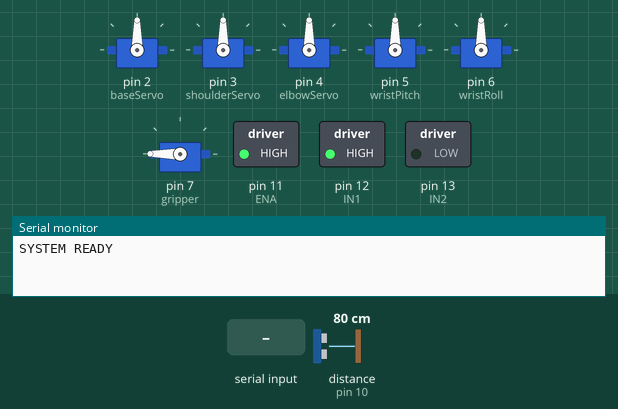
Simulated run of this sketch. Board: Arduino Uno, built with avr-gcc and run on an emulated ATmega328P. Parts: 6 × servo, switched loads named in the sketch (green lamp = pin HIGH), the last lines printed to the serial monitor. Wiring (inferred from the names in the program): ultrasonic range finder: trigger pin 9; echo pin 10. The inputs (shaded band) are chosen by the test bench; at power-on: distance to the obstacle (sensor on pin 10) 80 cm. The echo pulse lasts 58.3 µs per cm; pins used as bus, display or sensor lines are not drawn.

Above: at 2.8 s.
2.9 s: "PICK:1\n" received over Serial
At 3.36 s:
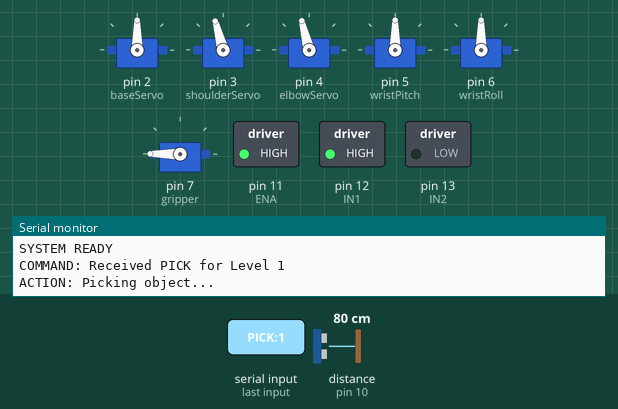
14.9 s: "RESUME\n" received over Serial
17.5 s: distance to the obstacle (sensor on pin 10) set to 12 cm
19.5 s: distance to the obstacle (sensor on pin 10) set to 9 cm
At 20.9 s:
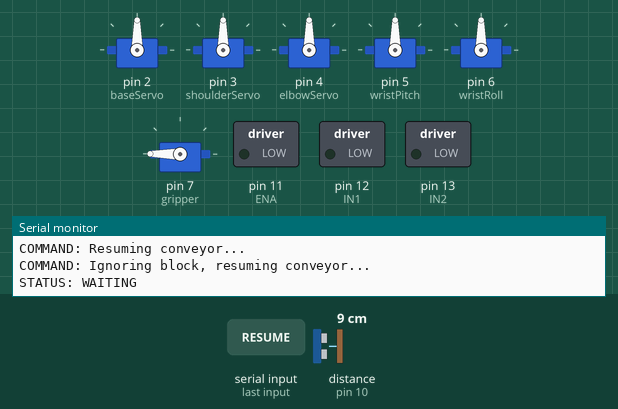
21.3 s: "PICK:150\n" received over Serial
At 23.35 s:
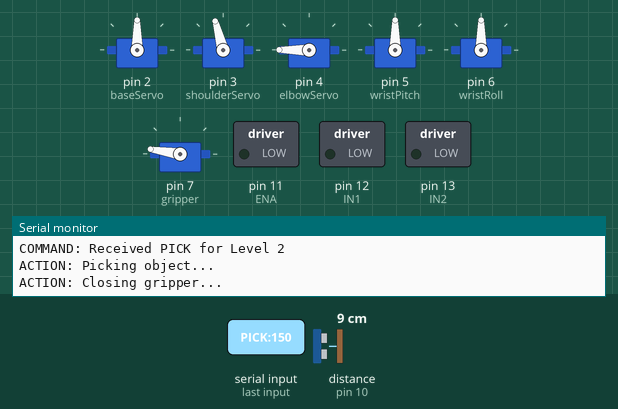
Timing chart, 0 to 27.3 s (numbered marks = the images above; inputs shaded):
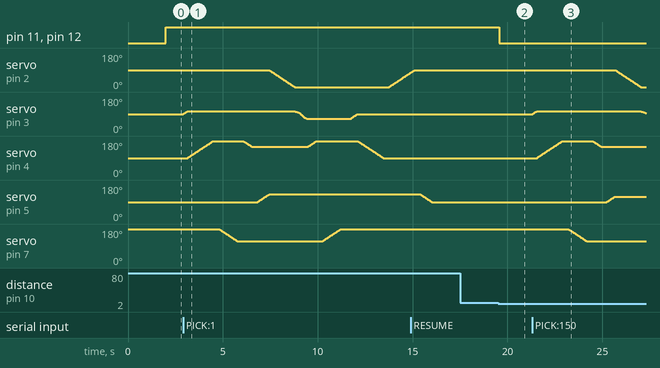

Measured:
- the behaviour switches between 11 and 10 cm on distance to the obstacle (sensor on pin 10) (found by bisection; images 1 and 2)
- after the input at 17.5 s, every drawn part: stays the same
- after the input at 19.5 s, pin 11 (ENA), pin 12 (IN1): HIGH → LOW after 0.08 s
- after the input at 21.3 s, servo on pin 2 (baseServo): moves from 90° to 0° over 1.3 s, starting after 4.4 s; servo on pin 3 (shoulderServo): rises from 90° to 105° in 0.21 s, then falls to 95° in 5.8 s

The sketch:

orderpicking.ino
```cpp
#include <Servo.h>

// -------- ULTRASONIC --------
const int trigPin = 9;
const int echoPin = 10;

// -------- L298N --------
const int IN1 = 12;
const int IN2 = 13;
const int ENA = 11;

// -------- HARDWARE SETTINGS --------
const int thresholdDistance = 10;      // Trigger distance in cm
const int motorSpeed        = 255;
const int stepDelay         = 15;      // ms per standard servo step
const int COOLDOWN_MS       = 2000;    // ms before re-triggering
const int REQUIRED_DETECTS  = 3;       // Hits needed to confirm object
const int WARMUP_CYCLES     = 20;

// -------- SERVOS --------
Servo baseServo, shoulderServo, elbowServo,
    wristPitch, wristRoll, gripper;

// -------- POSITIONS --------
int curpos[6]    = {90,  90,  90,  90,  90, 180};
int pickupPos[6] = {80, 105, 180,  90,  90, 115};
int dropPos[6]   = { 0,  65, 180, 130,  90, 180}; // Base layer
int dropPos2[6]  = { 0,  68, 175, 119,  90, 180}; // Layer 2 (Stacked)

// -------- SYSTEM STATE --------
bool actionInProgress = false;
bool waitingForVision = false;
int targetLevel       = 1;
int warmupCycles      = WARMUP_CYCLES;
int detectionCount    = 0;
unsigned long lastActionTime = 0;

// -------- MOVING AVERAGE --------
const int NUM_SAMPLES = 3;
int maReadings[NUM_SAMPLES] = {0};
int maIndex  = 0;
long maTotal = 0;
int maFilled = 0;

// ======================================================
//   DISTANCE SENSOR
// ======================================================
int getDistance() {
  digitalWrite(trigPin, LOW);
  delayMicroseconds(4);
  digitalWrite(trigPin, HIGH);
  delayMicroseconds(10);
  digitalWrite(trigPin, LOW);

  long duration = pulseIn(echoPin, HIGH, 6000UL); // Timeout faster

  if (duration == 0) return -1;

  int dist = (int)(duration * 0.034f / 2.0f);
  if (dist < 2 || dist > 400) return -1;

  // Moving average calculation
  maTotal -= maReadings[maIndex];
  maReadings[maIndex] = dist;
  maTotal += dist;
  maIndex = (maIndex + 1) % NUM_SAMPLES;

  if (maFilled < NUM_SAMPLES) maFilled++;

  return (maFilled >= NUM_SAMPLES) ? (int)(maTotal / NUM_SAMPLES) : dist;
}

// ======================================================
//   MOTOR CONTROL
// ======================================================
void motorRun() {
  digitalWrite(IN1, HIGH);
  digitalWrite(IN2, LOW);
  analogWrite(ENA, motorSpeed);
}

void motorStop() {
  digitalWrite(IN1, LOW);
  digitalWrite(IN2, LOW);
  analogWrite(ENA, 0);
}

// ======================================================
//   SERVO KINEMATICS
// ======================================================
void moveServo(Servo &s, int i, int target) {
  target = constrain(target, 0, 180);
  while (curpos[i] < target) {
    curpos[i]++;
    s.write(curpos[i]);
    delay(stepDelay);
  }
  while (curpos[i] > target) {
    curpos[i]--;
    s.write(curpos[i]);
    delay(stepDelay);
  }
}

// Smooth eased move (prevents jerking stacked items)
void moveServoSmooth(Servo &s, int idx, int target) {
  target = constrain(target, 0, 180);
  int diff = abs(target - curpos[idx]);
  if (diff == 0) return;

  for (int step = 0; step < diff; step++) {
    if (curpos[idx] < target) curpos[idx]++;
    else                      curpos[idx]--;

    s.write(curpos[idx]);

    float progress = (float)step / (float)diff;
    int d = (progress < 0.2f || progress > 0.8f) ? 30 : 10;
    delay(d);
  }
}

// ======================================================
//   ARM ACTION SEQUENCE
// ======================================================
void performArmAction() {
  Serial.println("ACTION: Picking object...");

  moveServo(shoulderServo, 1, pickupPos[1]);
  moveServo(elbowServo,    2, pickupPos[2]);
  moveServo(wristPitch,    3, pickupPos[3]);
  delay(300);

  Serial.println("ACTION: Closing gripper...");
  moveServo(gripper, 5, pickupPos[5]);
  delay(300);

  Serial.println("ACTION: Lifting...");
  moveServo(elbowServo, 2, 150);
  delay(300);

  Serial.print("ACTION: Moving to drop (Level ");
  Serial.print(targetLevel);
  Serial.println(")");

  int *targetDrop;
  if (targetLevel == 1) {
    targetDrop = dropPos;
  } else {
    targetDrop = dropPos2;
  }

  // Drop sequence with smooth shoulder motion
  moveServo(wristPitch,    3, targetDrop[3]);
  moveServo(baseServo,     0, targetDrop[0]);
  moveServoSmooth(shoulderServo, 1, targetDrop[1]);
  moveServo(elbowServo,    2, targetDrop[2]);
  delay(300);

  Serial.println("ACTION: Dropping...");
  moveServo(gripper, 5, targetDrop[5]);
  delay(500);

  Serial.println("ACTION: Returning home...");

  moveServo(shoulderServo, 1, 90);
  moveServo(elbowServo,    2, 90);
  delay(300);

  moveServo(baseServo, 0, 90);
  delay(300);

  moveServo(wristPitch, 3, 90);
  moveServo(wristRoll,  4, 90);
  delay(300);

  moveServo(gripper, 5, 180);

  Serial.println("ACTION: DONE");
}

// ======================================================
//   PYTHON SERIAL PARSER
// ======================================================
void processSerialCommand() {
  if (Serial.available()) {
    String command = Serial.readStringUntil('\n');
    command.trim();

    if (command.startsWith("PICK")) {
      int colonIndex = command.indexOf(':');
      if (colonIndex != -1) {
        targetLevel = command.substring(colonIndex + 1).toInt();
        if (targetLevel < 1) targetLevel = 1;
        if (targetLevel > 2) targetLevel = 2;
      } else {
        targetLevel = 1;
      }

      actionInProgress = true;
      Serial.print("COMMAND: Received PICK for Level ");
      Serial.println(targetLevel);

      performArmAction();

      Serial.println("COMMAND: Resuming conveyor...");
      waitingForVision = false;
      actionInProgress = false;
      lastActionTime = millis(); // Reset cooldown

      motorRun();
    }
    else if (command == "RESUME") {
      Serial.println("COMMAND: Ignoring block, resuming conveyor...");
      waitingForVision = false;
      lastActionTime = millis(); // Reset cooldown

      motorRun();
    }
  }
}

// ======================================================
//   SETUP
// ======================================================
void setup() {
  Serial.begin(9600);

  pinMode(trigPin, OUTPUT);
  pinMode(echoPin, INPUT);
  pinMode(IN1, OUTPUT);
  pinMode(IN2, OUTPUT);
  pinMode(ENA, OUTPUT);

  // Pre-write to prevent snap
  baseServo.write(curpos[0]);
  shoulderServo.write(curpos[1]);
  elbowServo.write(curpos[2]);
  wristPitch.write(curpos[3]);
  wristRoll.write(curpos[4]);
  gripper.write(curpos[5]);

  baseServo.attach(2);
  shoulderServo.attach(3);
  elbowServo.attach(4);
  wristPitch.attach(5);
  wristRoll.attach(6);
  gripper.attach(7);

  Serial.println("SYSTEM READY");
}

// ======================================================
//   LOOP
// ======================================================
void loop() {
  // 1. Boot Stabilization
  if (warmupCycles > 0) {
    warmupCycles--;
    delay(100);
    return;
  }

  // 2. Handle Python Commands
  processSerialCommand();

  // 3. Hardware Polling (Only if idle and not cooling down)
  if (!actionInProgress && !waitingForVision) {
    motorRun(); // Default state

    int distance = getDistance();

    // Check if object is within threshold
    if (distance != -1 && distance < thresholdDistance) {
      detectionCount++;
    } else {
      detectionCount = 0;
    }

    // Trigger vision check if confirmed and cooldown elapsed
    if (detectionCount >= REQUIRED_DETECTS && (millis() - lastActionTime) > COOLDOWN_MS) {
      motorStop(); // Tripwire hit!
      waitingForVision = true;
      detectionCount = 0; // Reset for next time

      delay(300); // Wait for the block to physically settle
      Serial.println("STATUS: WAITING"); // Hand control to Python
    }
  }

  // Fast loop for sensor polling
  delay(20);
}
```
